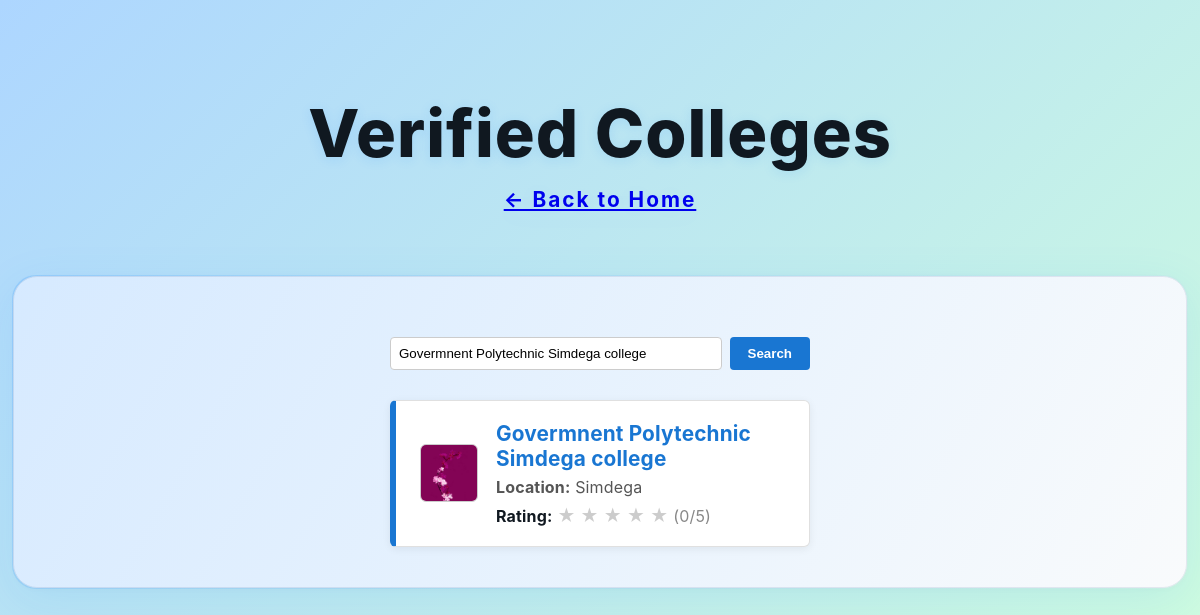
The page /college_list?q=Govermnent Polytechnic Simdega college on the database its author committed.
### portal/models.py (models this page shows, shortened)
class college (models.Model):
    college_name = models.CharField(max_length = 100, default = 'N/A')
    college_location = models.CharField(max_length = 100, default = 'N/A')
    college_university = models.CharField(max_length = 100, default = 'N/A')
    college_logo = models.ImageField(upload_to='college_logos/', default='college_logos/default.png')
    college_website = models.URLField(max_length=200, default='https://www.example.com')
    college_mobile_no = models.CharField(max_length=15, default='N/A')
    college_email = models.EmailField(max_length=100, default='N/A')
    college_description = models.TextField(default='N/A')
    college_registration_id = models.CharField(max_length=20, default='N/A')
    college_registration_password = models.CharField(max_length=128, default='N/A')  # Increase length for hashes
    admin_verified = models.BooleanField(default=False)
    college_rating = models.PositiveSmallIntegerField(default=0, help_text="Rating (1-5 stars)")
    class Meta:
        db_table = "college"

### portal/views.py (the view)
# urls.py: path('college_list', views.college_list, name='college_list'),
def college_list(request):
    query = request.GET.get('q', '')
    colleges = college.objects.filter(admin_verified=True)
    if query:
        colleges = colleges.filter(college_name__icontains=query)
    colleges = colleges.order_by('-college_rating', 'college_name')
    if request.headers.get('x-requested-with') == 'XMLHttpRequest':
        return render(request, 'college_list_results.html', {'colleges': colleges})
    return render(request, 'college_list.html', {'colleges': colleges})

### portal/templates/college_list.html (shortened to what this page needs)
{% load static %}
<!DOCTYPE html>
<html lang="en">
<head>
    <link rel="stylesheet" href="{% static 'portal/style.css' %}">
</head>
<body>
    <header>
        <h1>Verified Colleges</h1>
        <a href="{% url 'index' %}">← Back to Home</a>
    </header>
    <div class="container">
        <form method="get" style="margin: 20px auto 30px auto; max-width: 420px; display: flex; gap: 8px;">
            <input id="college-search" type="text" name="q" placeholder="Search college name..." value="{{ request.GET.q }}" style="flex:1; padding:8px; border-radius:4px; border:1px solid #ccc;">
            <button type="submit" style="padding:8px 18px; background:#1976d2; color:#fff; border:none; border-radius:4px; font-weight:bold;">Search</button>
        </form>
        <div id="college-list-results" class="college-list" style="display: flex; flex-direction: column; gap: 18px; align-items: stretch; max-width: 420px; margin: 0 auto;">
            {% for college in colleges %}
            <div class="college-card" style="background: #fff; border: 1px solid #e0e0e0; border-left: 6px solid #1976d2; border-radius: 6px; box-shadow: 0 2px 8px #0001; padding: 20px 24px; display: flex; flex-direction: row; align-items: center; gap: 18px;">
                <img src="{{ college.college_logo.url }}" alt="Logo" style="width:56px; height:56px; object-fit:cover; border-radius:6px; border:1px solid #ccc;">
                <div style="flex:1;">
                    <h2 style="margin:0 0 6px 0; font-size: 1.3em; color: #1976d2;">{{ college.college_name }}</h2>
                    <p style="margin: 0 0 8px 0; color: #555;"><strong>Location:</strong> {{ college.college_location }}</p>
                    <div>
                        <strong>Rating:</strong>
                        {% for i in "12345"|make_list %}
                            {% if forloop.counter <= college.college_rating %}
                                <span style="color:gold; font-size:1.1em;">&#9733;</span>
                            {% else %}
                                <span style="color:#ccc; font-size:1.1em;">&#9733;</span>
                            {% endif %}
                        {% endfor %}
                        <span style="color:#888;">({{ college.college_rating }}/5)</span>
                    </div>
                </div>
            </div>
            {% empty %}
            <div style="text-align:center; color:#888;">No verified colleges found.</div>
            {% endfor %}
        </div>
    </div>
</body>
</html>

### portal/static/portal/style.css (style rules this page uses)
:root { --background-gradient: linear-gradient(120deg, #f6f7fa 0%, #eecf3 100%); --surface: rgba(255, 255, 255, 0.98); --surface-dark: rgba(245, 247, 250, 0.98); --primary: #101820; --primary-light: #3a4756; --accent: #2189ff; --accent-dark: #0053c6; --accent-glass: linear-gradient(90deg, #2189ff 0%, #0053c6 100%); --nav-bg: rgba(255,255,255,0.96); --nav-border: #e3e8ef; --shadow: 0 8px 32px 0 rgba(33,137,255,0.06); --shadow-hover: 0 12px 40px 0 rgba(33,137,255,0.10); --frosted: blur(18px) saturate(160%); --radius-lg: 24px; --radius-md: 16px; --radius-sm: 10px; --transition: 0.28s cubic-bezier(.4,0,.2,1); --highlight: #eaf6ff; --success: #00c48c; --warning: #ffb300; --danger: #ff4d4f; --info: #e3f0ff; }
body { font-family: 'SamsungOne', 'Inter', 'Segoe UI', Arial, sans-serif; margin: 0; min-height: 100vh; letter-spacing: 0.01em; position: relative; overflow-x: hidden; background: linear-gradient(135deg, #add6ff, #d1ffdd); color: var(--primary); }
header { background: transparent; color: var(--primary); padding: 48px 0 16px 0; text-align: center; letter-spacing: 2px; font-size: 1.3em; font-weight: 700; text-shadow: 0 2px 24px #2189ff10; margin-bottom: 0; }
header h1 { font-size: 3.2em; margin-bottom: 14px; font-weight: 800; letter-spacing: 1px; color: #101820; background: none; text-shadow: 0 2px 12px #2189ff22; -webkit-background-clip: initial; -webkit-text-fill-color: initial; background-clip: initial; position: relative; z-index: 1; }
.container { max-width: 950px; margin: 48px auto 36px auto; background: var(--surface); padding: 48px 36px 36px 36px; border-radius: var(--radius-lg); box-shadow: var(--shadow); backdrop-filter: var(--frosted); border: 1px solid #e3e8ef; position: relative; overflow: hidden; z-index: 1; }
.container::before { content: ""; position: absolute; inset: -2px; z-index: -1; border-radius: var(--radius-lg); background: linear-gradient(120deg, #2189ff 0%, #e3e8ef 100%); opacity: 0.18; pointer-events: none; transition: opacity 0.3s; animation: borderFlow 6s linear infinite; }
.container, section { max-width: 1100px; margin: 48px auto 36px auto; padding: 40px 3vw; background: var(--surface); border-radius: var(--radius-lg); box-shadow: 0 2px 12px rgba(33,137,255,0.04); position: relative; overflow: visible; }
input, textarea, select { border: 1px solid #e3e8ef; border-radius: var(--radius-sm); transition: border 0.2s, box-shadow 0.2s; }
@media (min-width: 900px) { .container { box-shadow: 0 12px 48px 0 rgba(33,137,255,0.10), 0 1.5px 8px 0 rgba(0,0,0,0.03); } }

### rows shown on the page
college: college_logo (picture), college_name "Govermnent Polytechnic Simdega college", college_location "Simdega", college_rating "0"
